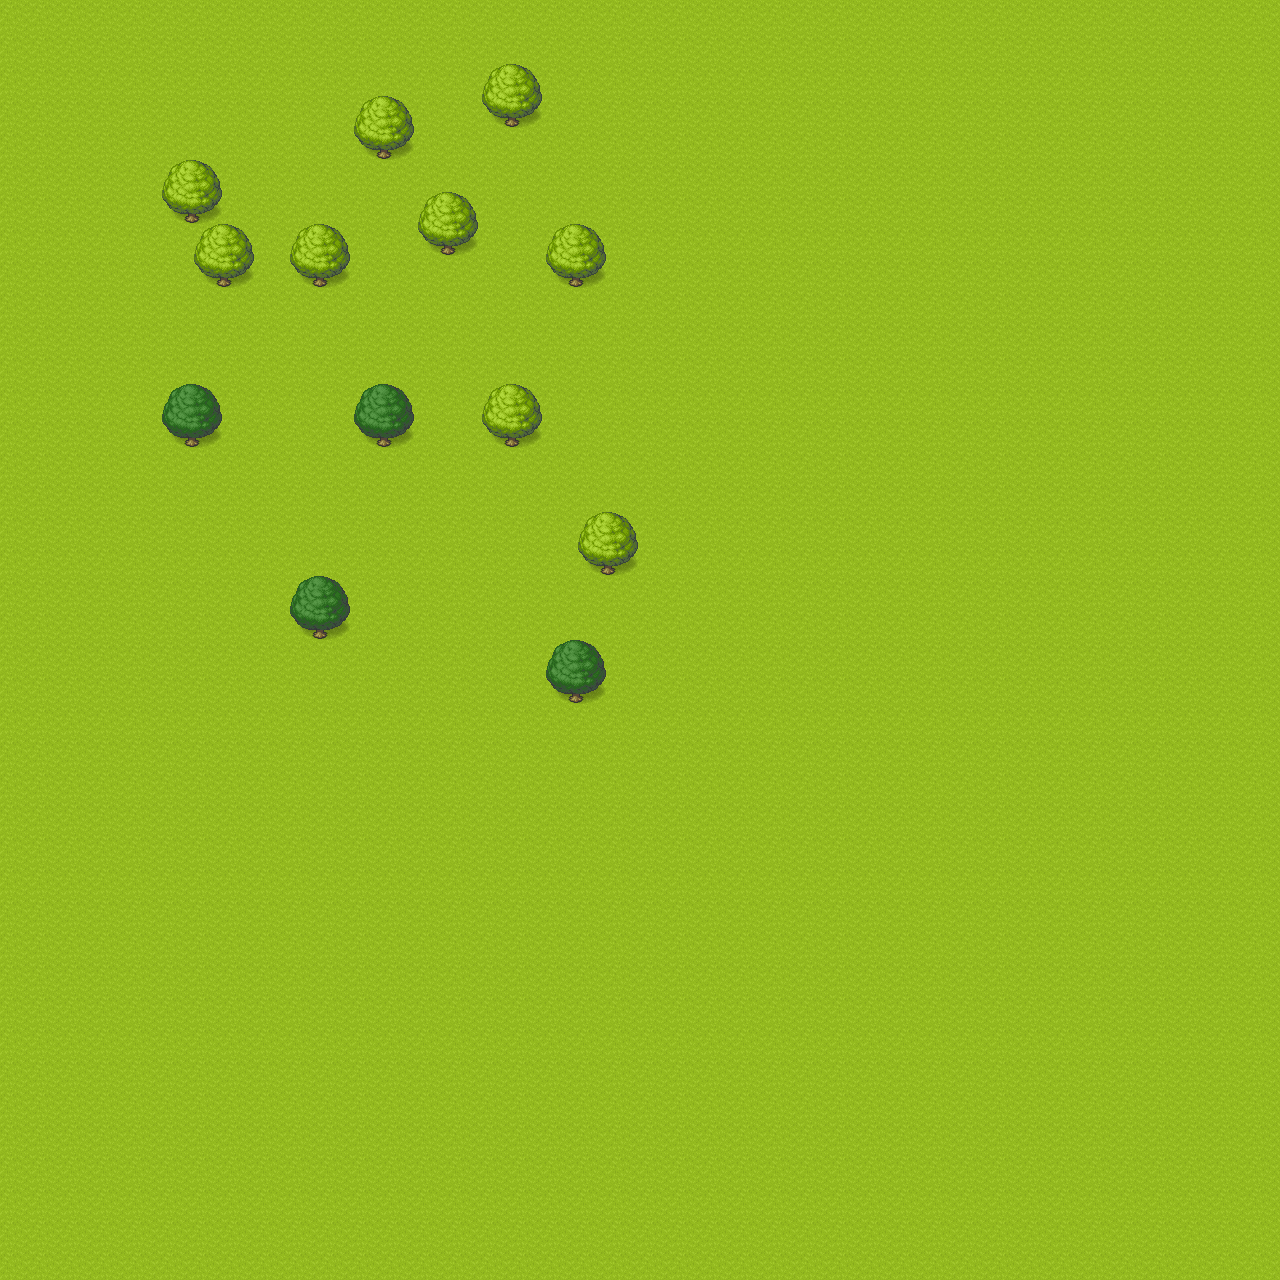

Rendered tile map (Tiled .tmx) drawn with the repository's tilesets; below, a short description and the map source with its tile grids summarised:
An orthogonal 40x40 tile map with 32x32 px tiles, 2 tile layers (Tile Layer 1, Tile Layer 2) and 2 objects (start).

<map version="1.9" tiledversion="1.9.2" orientation="orthogonal" renderorder="right-down" width="40" height="40" tilewidth="32" tileheight="32" infinite="0" nextlayerid="8" nextobjectid="30">
 <tileset firstgid="1" source="tileset.tsx" />
 <layer id="5" name="Tile Layer 1" width="40" height="40">
  <data>[1600 cells, 1600 non-empty, 1 distinct tile ids]</data>
 </layer>
 <layer id="7" name="Tile Layer 2" width="40" height="40">
  <data>[1600 cells, 52 non-empty, 8 distinct tile ids]</data>
 </layer>
 <objectgroup id="6" name="Object Layer 1">
  <object id="27" name="start" x="103" y="95">
   <point />
  </object>
  <object id="29" x="395.281" y="303.5" width="91.4375" height="19">
   <text wrap="1">Bonjour !</text>
  </object>
 </objectgroup>
</map>
